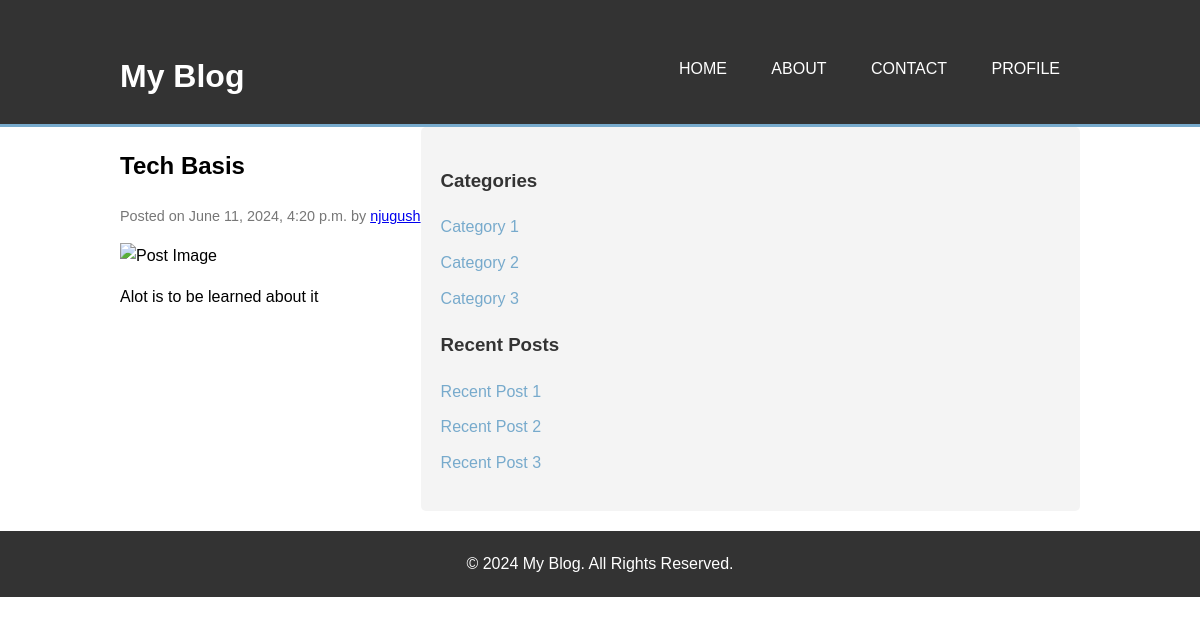
The app's page /post/1/ with its own data.
### blog_app/models.py (models this page shows, shortened)
class Post(models.Model):
    title = models.CharField(max_length=100)
    content = models.TextField()
    date_posted = models.DateTimeField(default=timezone.now)
    author = models.ForeignKey(User, on_delete=models.CASCADE)

### blog_app/views.py (the view)
# urls.py: path('post/<int:id>/',views.post_detail,name='post_detail')
def post_detail(request,id):
    post = get_object_or_404(Post,id=id)
    context = {
        "post":post
    }
    return render(request,'blog_app/detail.html',context)

### templates/blog_app/detail.html
{% extends 'blog_app/base.html' %}
{% block content %}
<main class="container">
  <article class="post-detail">
    <h2>{{ post.title }}</h2>
    <p class="post-meta">Posted on {{ post.date_posted }} by <a href="#">{{ post.author }}</a></p>
    <img src="{{ post.image.url }}" alt="Post Image" class="post-image" />
    <p>{{ post.content }}</p>
  </article>
  <aside class="sidebar">
    <h3>Categories</h3>
    <ul>
      <li><a href="#">Category 1</a></li>
      <li><a href="#">Category 2</a></li>
      <li><a href="#">Category 3</a></li>
    </ul>
    <h3>Recent Posts</h3>
    <ul>
      <li><a href="#">Recent Post 1</a></li>
      <li><a href="#">Recent Post 2</a></li>
      <li><a href="#">Recent Post 3</a></li>
    </ul>
  </aside>
</main>
{% endblock %}

### static/blogApp/main.css (style rules this page uses)
body { font-family: Arial, sans-serif; line-height: 1.6; margin: 0; padding: 0; }
.container { width: 80%; margin: auto; overflow: hidden; }
main { display: flex; justify-content: space-between; margin-top: 20px; }
.post-meta { color: #777; font-size: 0.9em; }
.sidebar { flex: 1; background: #f4f4f4; padding: 20px; border-radius: 5px; }
.sidebar h3 { color: #333; }
.sidebar ul { list-style: none; padding: 0; }
.sidebar li { margin-bottom: 10px; }
.sidebar a { text-decoration: none; color: #77aacc; }

### records on screen
Post: title "Tech Basis", date_posted "June 11, 2024, 4:20 p.m.", author "njugush", content "Alot is to be learned about it"
